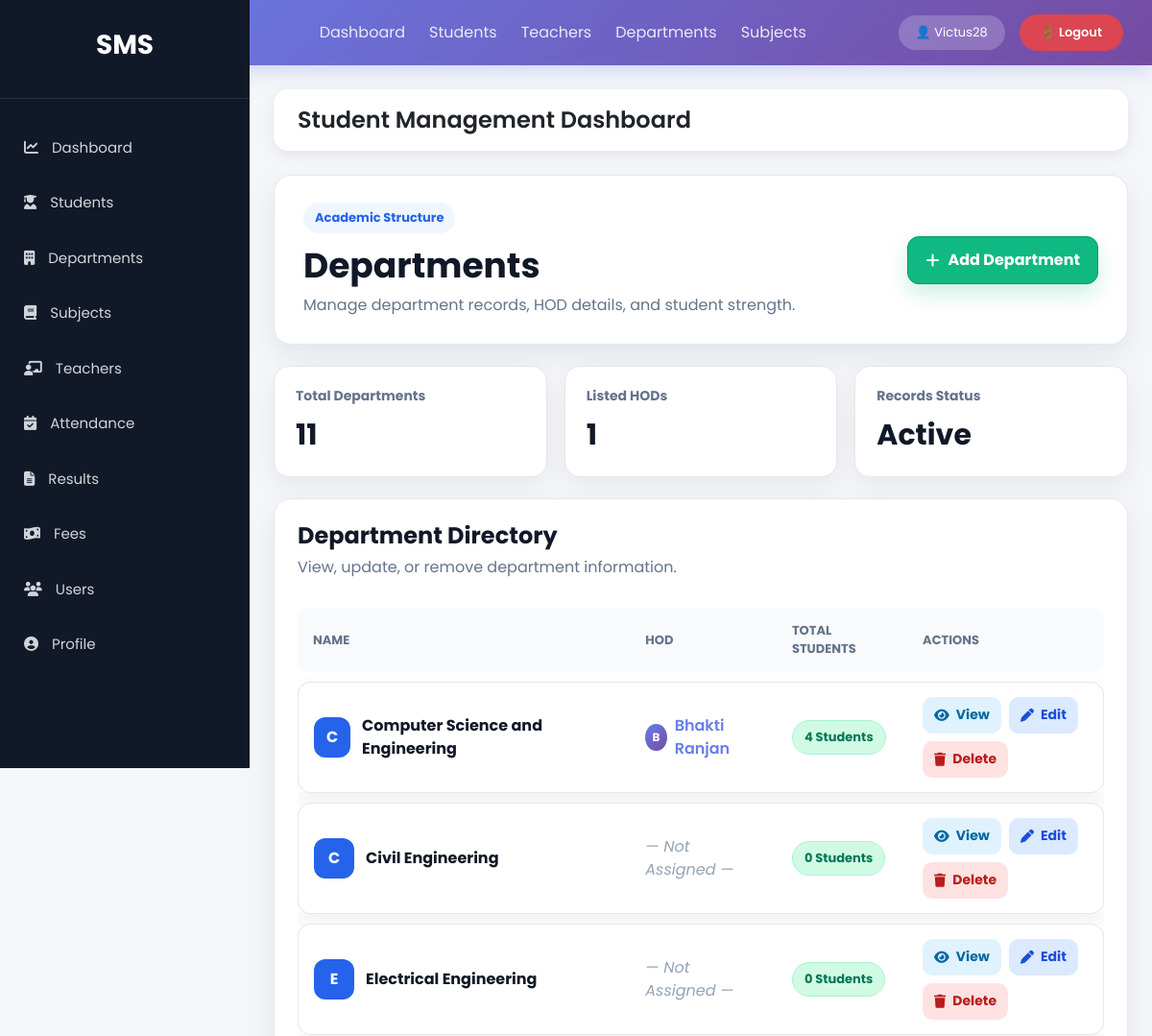
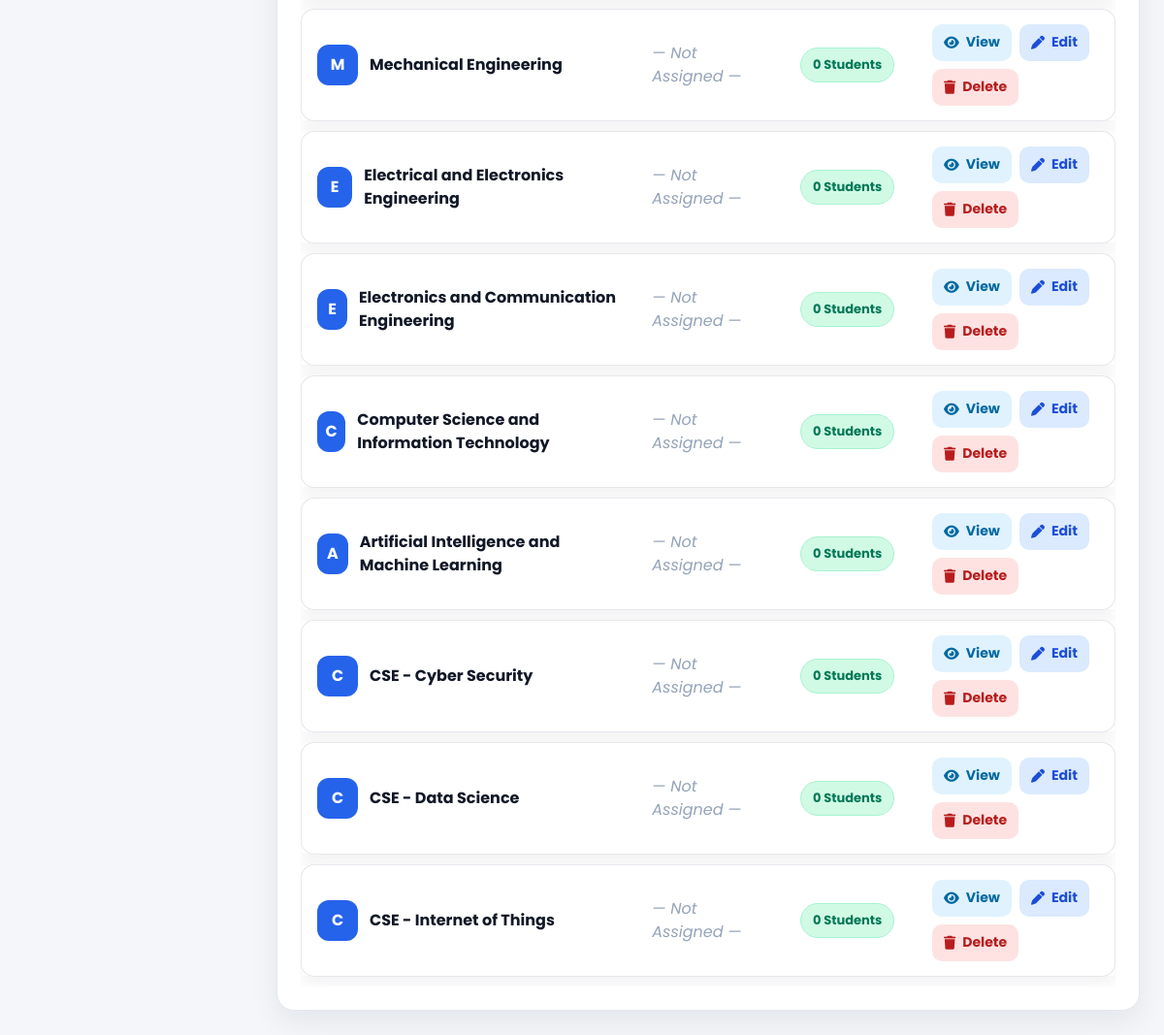
The app's page /departments/ (signed in) with its own data (2 pictures, top to bottom).
### StudentManage_app/models.py (models this page shows, shortened)
class Department(models.Model):
    name = models.CharField(max_length=100)
    hod = models.ForeignKey(
        'Teacher',  # Use string reference to avoid circular import
        on_delete=models.SET_NULL,  # Keep department if teacher is deleted
        null=True,
        blank=True,
        related_name='headed_departments'  # Access from Teacher side
    )
    @property
    def total_students(self):
        return self.students.count()

class Teacher(models.Model):
    teacher_id = models.CharField(max_length=20, unique=True,null=True,blank=True)
    name = models.CharField(max_length=100)
    email = models.EmailField(unique=True)
    phone = models.CharField(max_length=15)
    qualification = models.CharField(max_length=100, null=True, blank=True)
    experience = models.IntegerField(default=0)
    department = models.ForeignKey(Department, on_delete=models.CASCADE)
    joining_date = models.DateField(null=True, blank=True)
    status = models.BooleanField(default=True)
    created_at = models.DateTimeField(null=True, blank=True)
    password_hash = models.CharField(max_length=128, blank=True, null=True)
    is_teacher_admin = models.BooleanField(default=False, help_text="Can manage other teachers")

### StudentManage_app/views.py (the view)
# urls.py: path('departments/',views.department_list,name='department_list'),
@login_required
def department_list(request):
    departments = Department.objects.select_related('hod').all()
    hod_count = departments.filter(hod__isnull=False).count()
    return render(request, 'StudentManage_app/departments.html', {
        'departments': departments,
        'hod_count': hod_count
    })

### StudentManage_app/templates/StudentManage_app/departments.html (shortened to what this page needs)
{% extends 'base.html' %}
{% block content %}
<div class="department-page">
    <div class="department-hero">
        <div>
            <span class="department-kicker">Academic Structure</span>
            <h1>Departments</h1>
            <p>Manage department records, HOD details, and student strength.</p>
        </div>
        <a href="{% url 'add_department' %}" class="department-add-btn">
            <i class="fas fa-plus"></i>
            Add Department
        </a>
    </div>
    <div class="department-summary-grid">
        <div class="department-summary-card">
            <span>Total Departments</span>
            <strong>{{ departments|length }}</strong>
        </div>
        <div class="department-summary-card">
            <span>Listed HODs</span>
            <strong>{{ hod_count }}</strong>
        </div>
        <div class="department-summary-card">
            <span>Records Status</span>
            <strong>Active</strong>
        </div>
    </div>
    <div class="department-table-card">
        <div class="department-table-header">
            <div>
                <h2>Department Directory</h2>
                <p>View, update, or remove department information.</p>
            </div>
        </div>
        <div class="department-table-wrap">
            <table class="department-table">
                <thead>
                    <tr>
                        <th>Name</th>
                        <th>HOD</th>
                        <th>Total Students</th>
                        <th>Actions</th>
                    </tr>
                </thead>
                <tbody>
                    {% for department in departments %}
                    <tr>
                        <td>
                            <div class="department-name-cell">
                                <span>{{ department.name|slice:":1" }}</span>
                                <strong>{{ department.name }}</strong>
                            </div>
                        </td>
                        <td>
                            {% if department.hod %}
                                <a href="{% url 'teacher_detail' department.hod.id %}"
                                   class="hod-link"
                                   style="color: #667eea; text-decoration: none; font-weight: 600; display: flex; align-items: center; gap: 8px;">
                                    <div style="width: 28px; height: 28px; border-radius: 50%; background: linear-gradient(135deg, #667eea 0%, #764ba2 100%); color: white; display: flex; align-items: center; justify-content: center; font-size: 12px; font-weight: 700;">
                                        {{ department.hod.name|first|upper }}
                                    </div>
                                    <span>{{ department.hod.name }}</span>
                                </a>
                            {% else %}
                                <span style="color: #94a3b8; font-style: italic;">— Not Assigned —</span>
                            {% endif %}
                        </td>
                        <td>
                            <span class="student-count-pill">
                                {{ department.total_students }} Students
                            </span>
                        </td>
                        <td>
                            <div class="department-actions">
                                <a href="{% url 'department_detail' department.id %}" class="dept-btn dept-view">
                                    <i class="fas fa-eye"></i>
                                    View
                                </a>
                                <a href="{% url 'edit_department' department.id %}" class="dept-btn dept-edit">
                                    <i class="fas fa-pen"></i>
                                    Edit
                                </a>
                                <a href="{% url 'delete_department' department.id %}" class="dept-btn dept-delete">
                                    <i class="fas fa-trash"></i>
                                    Delete
                                </a>
                            </div>
                        </td>
                    </tr>
                    {% endfor %}
                </tbody>
            </table>
        </div>
    </div>
</div>
{% endblock %}

### StudentManage_app/templates/base.html (shortened to what this page needs)
<!DOCTYPE html>
<html lang="en">
<head>
<link href="https://cdn.jsdelivr.net/npm/bootstrap@5.3.3/dist/css/bootstrap.min.css" rel="stylesheet">
<link href="https://cdnjs.cloudflare.com/ajax/libs/font-awesome/6.5.1/css/all.min.css" rel="stylesheet">
<link rel="stylesheet" href="/static/css/style.css?v=5">
</head>
<body>
<nav style="
    background: linear-gradient(135deg, #667eea 0%, #764ba2 100%);
    padding: 15px 30px;
    display: flex;
    justify-content: space-between;
    align-items: center;
    color: white;
    box-shadow: 0 4px 20px rgba(102, 126, 234, 0.3);
">
    <div style="font-size: 20px; font-weight: 700;">
    </div>
    <div style="display: flex; gap: 25px; align-items: center;">
        <a href="{% url 'dashboard' %}" style="color: rgba(255,255,255,0.85); text-decoration: none;">Dashboard</a>
        <a href="{% url 'student_list' %}" style="color: rgba(255,255,255,0.85); text-decoration: none;">Students</a>
        <a href="{% url 'teacher_list' %}" style="color: rgba(255,255,255,0.85); text-decoration: none;">Teachers</a>
        <a href="{% url 'department_list' %}" style="color: rgba(255,255,255,0.85); text-decoration: none;">Departments</a>
        <a href="{% url 'subject_list' %}" style="color: rgba(255,255,255,0.85); text-decoration: none;">Subjects</a>
    </div>
    {% if user.is_authenticated %}
    <div style="display: flex; align-items: center; gap: 15px;">
        <span style="background: rgba(255,255,255,0.2); padding: 8px 18px; border-radius: 25px; font-size: 13px;">
            👤 {{ user.username }}
        </span>
        <form method="post" action="{% url 'login' %}" style="display: inline; margin: 0;">
            <button type="submit" style="
                background: rgba(239, 68, 68, 0.85);
                color: white;
                border: none;
                padding: 9px 22px;
                border-radius: 25px;
                font-size: 13px;
                font-weight: 600;
                cursor: pointer;
                transition: all 0.3s;
            " onmouseover="this.style.background='rgba(239, 68, 68, 1)'"
            onmouseout="this.style.background='rgba(239, 68, 68, 0.85)'">
                🚪 Logout
            </button>
        </form>
    </div>
    {% endif %}
</nav>
<div class="wrapper">
    <aside class="sidebar">
        <div class="logo">
            <h3>SMS</h3>
        </div>
        <ul>
<li>
<a href="{% url 'dashboard' %}">
<i class="fas fa-chart-line"></i>
Dashboard
</a>
</li>
<li>
<a href="{% url 'student_list' %}">
<i class="fas fa-user-graduate"></i>
Students
</a>
</li>
<li>
<a href="{% url 'department_list' %}">
<i class="fas fa-building"></i>
Departments
</a>
</li>
<li>
<a href="{% url 'subject_list' %}">
<i class="fas fa-book"></i>
Subjects
</a>
</li>
<li>
<a href="{% url 'teacher_list' %}">
<i class="fas fa-chalkboard-teacher"></i>
Teachers
</a>
</li>
<li>
    <a href="{% url 'attendance_dashboard' %}">
        <i class="fas fa-calendar-check"></i>
        Attendance
    </a>
</li>
<li>
    <a href="{% url 'result_list' %}">
        <i class="fas fa-file-alt"></i>
        Results
    </a>
</li>
<li>
<a href="{% url 'fee_list' %}">
<i class="fas fa-money-bill-wave"></i>
Fees
</a>
</li>
<li>
<a href="{% url 'user_list' %}">
<i class="fas fa-users"></i>
Users
</a>
</li>
<li>
<a href="{% url 'profile' %}">
<i class="fas fa-user-circle"></i>
Profile
</a>
</li>
</ul>
</aside>
    <main class="content">
        <div class="topbar">
            <h4>Student Management Dashboard</h4>
        </div>
        {% block content %}
        {% endblock %}
    </main>
</div>
</body>
</html>

### records on screen
Department: name "C", name "Computer Science and Engineering", hod.name|first "B", hod.name "Bhakti Ranjan", total_students "4"
Department: name "C", name "Civil Engineering", shows "— Not Assigned —", total_students "0"
Department: name "E", name "Electrical Engineering", shows "— Not Assigned —", total_students "0"
Department: name "M", name "Mechanical Engineering", shows "— Not Assigned —", total_students "0"
Department: name "E", name "Electrical and Electronics Engineering", shows "— Not Assigned —", total_students "0"
Department: name "E", name "Electronics and Communication Engineering", shows "— Not Assigned —", total_students "0"
Department: name "C", name "Computer Science and Information Technology", shows "— Not Assigned —", total_students "0"
Department: name "A", name "Artificial Intelligence and Machine Learning", shows "— Not Assigned —", total_students "0"
Department: name "C", name "CSE - Cyber Security", shows "— Not Assigned —", total_students "0"
Department: name "C", name "CSE - Data Science", shows "— Not Assigned —", total_students "0"
Department: name "C", name "CSE - Internet of Things", shows "— Not Assigned —", total_students "0"

### other values on screen
{{ user.username }} "Victus28"
{{ departments|length }} "11"
{{ hod_count }} "1"
